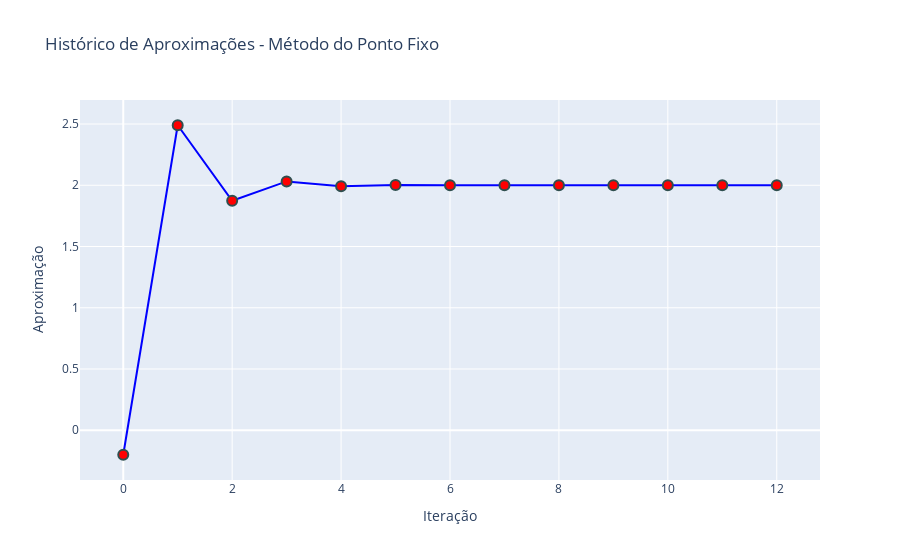

The code cell stored with this chart in its notebook:
### Code cell
fpi_plot_history(history)

### Figure 1 — Plotly figure (JSON) as saved in the notebook; plotly's stock layout.template omitted (floating-point values rounded to 4 significant figures)
{"data": [{"hovertemplate": "Iteração=%{x}<br>Aproximação=%{y}<extra></extra>", "legendgroup": "", "line": {"color": "blue", "dash": "solid", "width": 2}, "marker": {"color": "red", "line": {"color": "DarkSlateGrey", "width": 2}, "size": 10, "symbol": "circle"}, "mode": "lines+markers", "name": "", "orientation": "v", "showlegend": false, "type": "scatter", "x": [0, 1, 2, 3, 4, 5, 6, 7, 8, 9, 10, 11, 12], "xaxis": "x", "y": [-0.2, 2.49, 1.874, 2.031, 1.992, 2.002, 2.0, 2.0, 2.0, 2.0, 2.0, 2.0, 2.0], "yaxis": "y"}], "layout": {"legend": {"tracegroupgap": 0}, "title": {"text": "Histórico de Aproximações - Método do Ponto Fixo"}, "xaxis": {"anchor": "y", "domain": [0, 1], "title": {"text": "Iteração"}}, "yaxis": {"anchor": "x", "domain": [0, 1], "title": {"text": "Aproximação"}}}}
